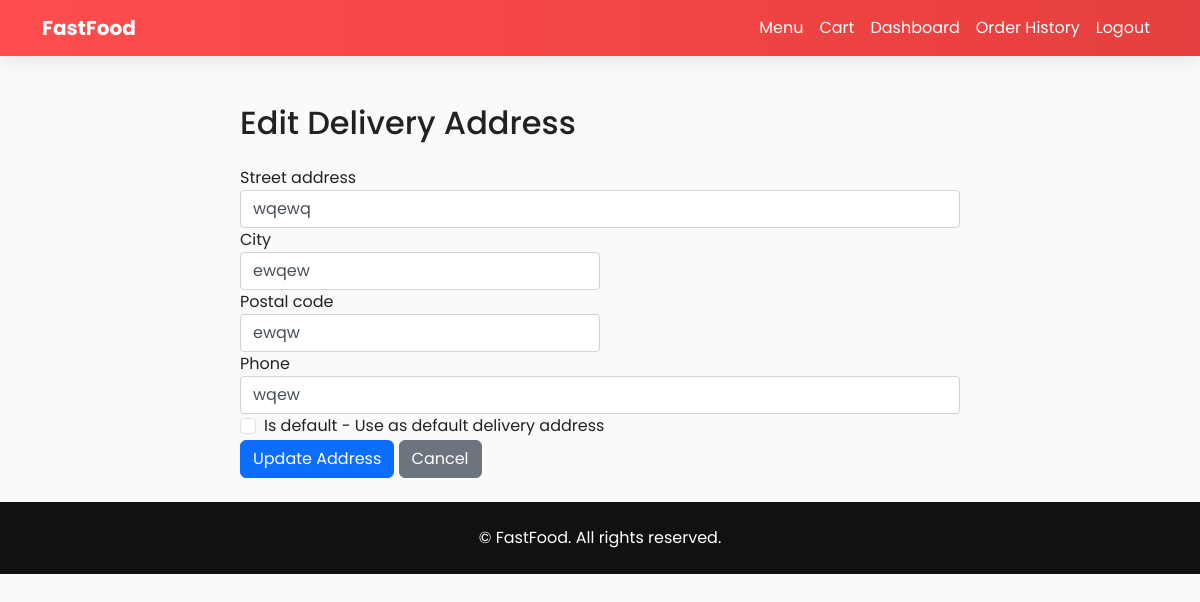
/edit-delivery-address/4/ (signed in), run on the app's committed database.
### food_app/models.py (models this page shows, shortened)
class DeliveryAddress(models.Model):
    user = models.ForeignKey(User, on_delete=models.CASCADE, related_name="delivery_addresses")
    street_address = models.CharField(max_length=255)
    city = models.CharField(max_length=100)
    postal_code = models.CharField(max_length=20)
    phone = models.CharField(max_length=20)
    latitude = models.FloatField(blank=True, null=True)
    longitude = models.FloatField(blank=True, null=True)
    is_default = models.BooleanField(default=False)
    created_at = models.DateTimeField(default=timezone.now)
    class Meta:
        verbose_name_plural = "Delivery Addresses"

### food_app/views.py (the view)
# urls.py: path("edit-delivery-address/<int:address_id>/", views.edit_delivery_address, name="edit_delivery_address"),
@login_required(login_url="login")
def edit_delivery_address(request, address_id):
    redirect_response = redirect_for_role(request)
    if redirect_response:
        return redirect_response
    address = get_object_or_404(DeliveryAddress, id=address_id, user=request.user)
    if request.method == "POST":
        form = DeliveryAddressForm(request.POST, instance=address)
        if form.is_valid():
            updated_address = form.save(commit=False)
            if updated_address.is_default:
                DeliveryAddress.objects.filter(user=request.user, is_default=True).exclude(id=address.id).update(is_default=False)
            updated_address.save()
            messages.success(request, "Delivery address updated successfully!")
            return redirect("delivery_addresses")
    else:
        form = DeliveryAddressForm(instance=address)
    return render(request, "food_app/edit_delivery_address.html", {"form": form, "address": address})

### food_app/forms.py
class DeliveryAddressForm(forms.ModelForm):
    class Meta:
        model = DeliveryAddress
        fields = ['street_address', 'city', 'postal_code', 'phone', 'is_default']
        widgets = {
            'street_address': forms.TextInput(attrs={'class': 'form-control', 'placeholder': 'Street Address'}),
            'city': forms.TextInput(attrs={'class': 'form-control', 'placeholder': 'City'}),
            'postal_code': forms.TextInput(attrs={'class': 'form-control', 'placeholder': 'Postal Code'}),
            'phone': forms.TextInput(attrs={'class': 'form-control', 'placeholder': 'Phone Number'}),
            'is_default': forms.CheckboxInput(attrs={'class': 'form-check-input'}),
        }

### food_app/views.py (called while the page is built)
def get_user_role(user):
    try:
        return user.userprofile.role
    except UserProfile.DoesNotExist:
        return "customer"

def redirect_for_role(request):
    if request.user.is_authenticated:
        role = get_user_role(request.user)
        if role == "admin":
            messages.info(request, "Admin staff use the admin dashboard.")
            return redirect("admin_dashboard")
        if role == "delivery":
            messages.info(request, "Delivery staff use the delivery dashboard.")
            return redirect("delivery_dashboard")
    return None

### food_app/templates/food_app/edit_delivery_address.html (shortened to what this page needs)
{% extends 'food_app/base.html' %}
{% block content %}
<div class="container mt-5">
    <div class="row justify-content-center">
        <div class="col-md-8">
            <h2>Edit Delivery Address</h2>
            <form id="edit-address-form" method="post" class="mt-4">
                <div class="form-group">
                    <label for="{{ form.street_address.id_for_label }}">{{ form.street_address.label }}</label>
                    {{ form.street_address }}
                </div>
                <div class="form-row">
                    <div class="form-group col-md-6">
                        <label for="{{ form.city.id_for_label }}">{{ form.city.label }}</label>
                        {{ form.city }}
                    </div>
                    <div class="form-group col-md-6">
                        <label for="{{ form.postal_code.id_for_label }}">{{ form.postal_code.label }}</label>
                        {{ form.postal_code }}
                    </div>
                </div>
                <div class="form-group">
                    <label for="{{ form.phone.id_for_label }}">{{ form.phone.label }}</label>
                    {{ form.phone }}
                </div>
                <div class="form-group">
                    <div class="form-check">
                        {{ form.is_default }}
                        <label class="form-check-label" for="{{ form.is_default.id_for_label }}">
                            {{ form.is_default.label }} - Use as default delivery address
                        </label>
                    </div>
                </div>
                <div class="form-group">
                    <button type="submit" class="btn btn-primary">Update Address</button>
                    <a href="{% url 'delivery_addresses' %}" class="btn btn-secondary">Cancel</a>
                </div>
            </form>
        </div>
    </div>
</div>
{% endblock %}

### food_app/templates/food_app/base.html (style rules this page uses)
:root { --brand:#ff4d4d; --brand-dark:#e63e3e; }
body { font-family: "Poppins"; background:#fafafa; color:#222; }

### food_app/templates/food_app/edit_delivery_address.html (style rules this page uses)
.form-control { display: block; width: 100%; padding: 0.375rem 0.75rem; font-size: 1rem; line-height: 1.5; color: #495057; background-color: #fff; background-clip: padding-box; border: 1px solid #ced4da; border-radius: 0.25rem; transition: border-color 0.15s ease-in-out, box-shadow 0.15s ease-in-out; }

### data on the page
DeliveryAddress: street_address "wqewq", city "ewqew", postal_code "ewqw", phone "wqew"
